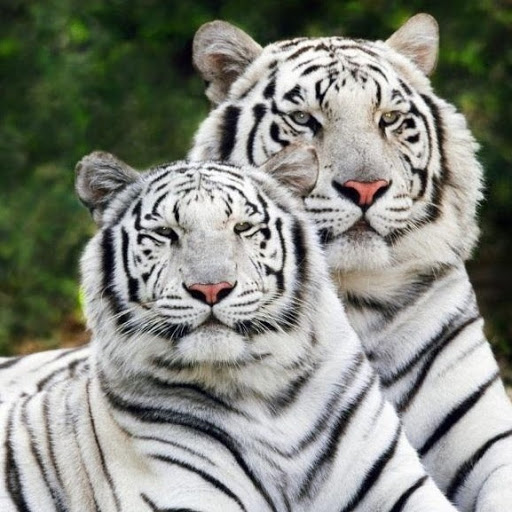
#> input picture NewProject/data/512/img1.jpg, 512 x 512 px
$ jupyter execute --allow-errors Untitled.ipynb
#> lines starting #> are read from the running program, lines starting #| are printed output that depends on the picture
[cell 1]
import numpy as np
import matplotlib.pyplot as plt
import matplotlib.image as mpimg

[cell 2]
def rgb2gray(rgb):
    return np.dot(rgb[...,:3], [0.299, 0.587, 0.114])

img = mpimg.imread('../512/img1.jpg')
#> img is the input picture: shape (512, 512, 3); mean R, G, B 132.5, 135.3, 126.7
gray = rgb2gray(img)
#> in rgb2gray, `return np.dot(rgb[...,:3], [0.299, 0.587, 0.114])`:
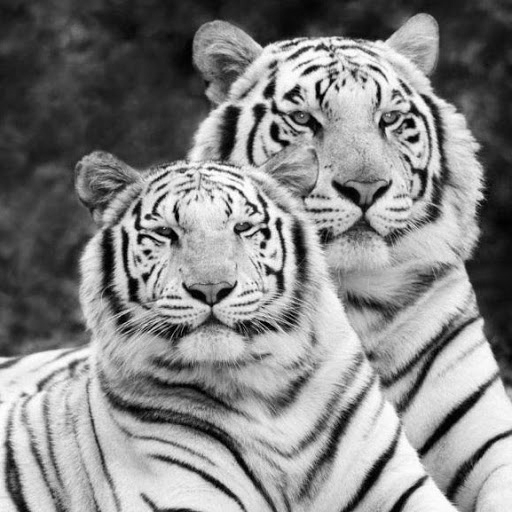
#> returned value: shape (512, 512) float64; min 0, max 255, mean 133.5
plt.imshow(gray, cmap = plt.get_cmap('gray'))
plt.show()

gray.shape
#> Out = (512, 512)

#> (a cell that did not finish here is left out)

#> (a cell that did not finish here is left out)

#> (a cell that did not finish here is left out)

[cell 6]
b = np.array([[2,4,5,4,2],[4,9,12,9,4],[5,12,15,12,5],[4,9,12,9,4],[2,4,5,4,2]]) / 159.0
c = np.zeros((512,512))

#> (a cell that did not finish here is left out)

[cell 8]
plt.imshow(c,cmap='gray')
plt.show()
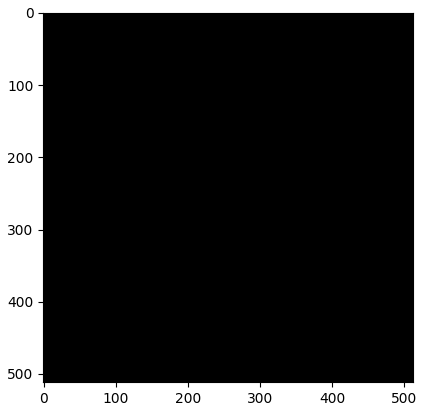
#> figure drawn by matplotlib, 1 panel

$ run again, with NewProject/data/512/img4.jpg copied over NewProject/data/512/img1.jpg
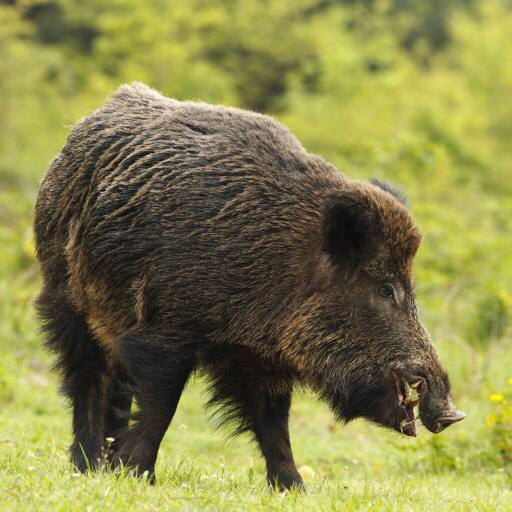
#> input picture NewProject/data/512/img4.jpg, 512 x 512 px
#> img is the input picture: shape (512, 512, 3); mean R, G, B 134.1, 131.6, 74.7
#> in rgb2gray, `return np.dot(rgb[...,:3], [0.299, 0.587, 0.114])`:
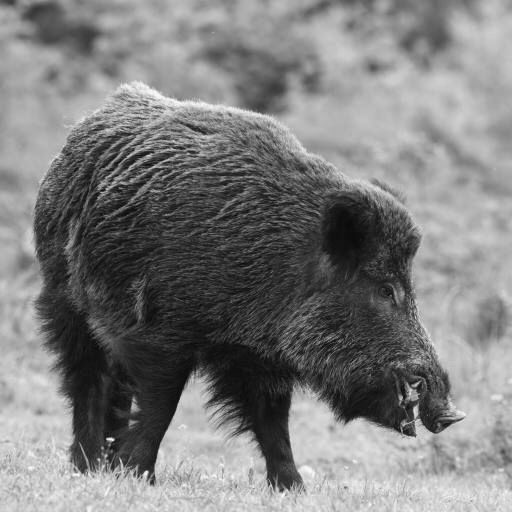
#> returned value: shape (512, 512) float64; min 1.79, max 252.7, mean 125.9
